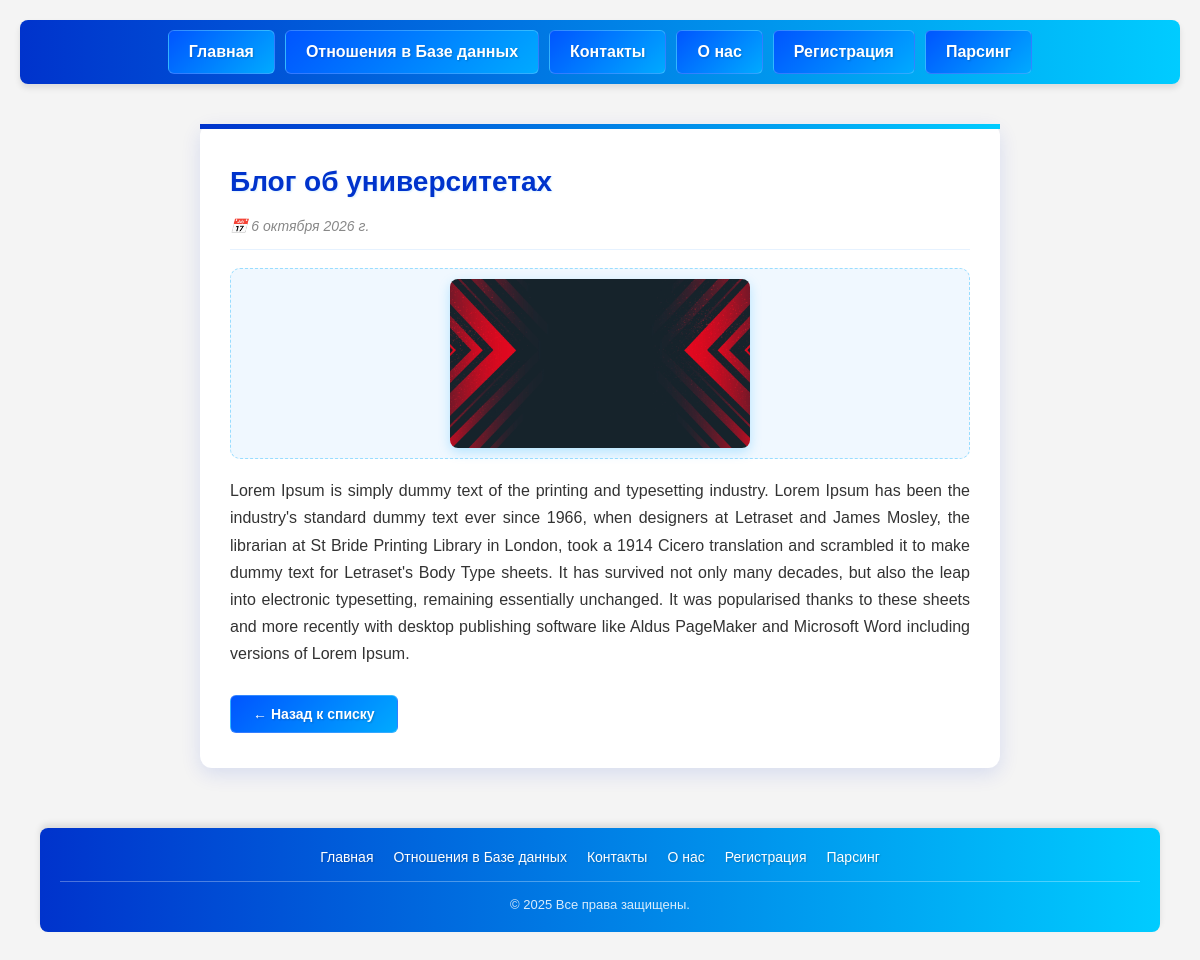
Screenshot of /blog_list/3/ with the database file from the repository.
### blog/models.py (models this page shows, shortened)
class Blog(models.Model):
    title = models.CharField(max_length=100, verbose_name='укажите название блога')
    description = models.TextField(verbose_name='укажите описание блога')
    image = models.ImageField(upload_to='blog/', null=True, verbose_name='загрузите фото')
    created_at = models.DateField(auto_now_add=True, null=True)
    class Meta:
        verbose_name = 'блог'
        verbose_name_plural = 'блоги'

### blog/views.py (the view)
# urls.py: path('blog_list/<int:id>/', views.blog_detail_view),
def blog_detail_view(request, id):
    if request.method == 'GET':
        blog_id = get_object_or_404(models.Blog, id=id)
    return render(request, 'blog_detail.html', {'blog_id': blog_id})

### templates/blog_detail.html
{% load static %}
{% include 'layouts/header.html' %}
<link rel="stylesheet" href="{% static 'css/detail.css' %}">
<main class="blog-detail">
    <article class="blog-card">
        <h1 class="blog-detail-title">{{ blog_id.title }}</h1>
        {% if blog_id.created_at %}
            <p class="blog-detail-date">📅 {{ blog_id.created_at }}</p>
        {% else %}
            <p class="blog-detail-date">📅 Дата загрузки неизвестна</p>
        {% endif %}
        <div class="blog-detail-image">
            <img src="{{ blog_id.image.url }}" alt="{{ blog_id.title }}" width="300" height="200">
        </div>
        <p class="blog-detail-text">{{ blog_id.description }}</p>
        <a href="/" class="blog-back-btn">← Назад к списку</a>
    </article>
</main>
{% include 'layouts/footer.html' %}

### static/css/header_and_footer.css (style rules this page uses)
* { margin: 0; padding: 0; box-sizing: border-box; font-family: Arial, sans-serif; }
body { background-color: #f4f4f4; padding: 20px; }

### static/css/detail.css (style rules this page uses)
.blog-detail { flex: 1; padding: 40px 20px; display: flex; justify-content: center; align-items: flex-start; }
.blog-card { background: #ffffff; max-width: 800px; width: 100%; border-radius: 12px; padding: 35px 30px; box-shadow: 0 6px 20px rgba(0, 51, 204, 0.12); border-top: 5px solid transparent; border-image: linear-gradient(90deg, #0033cc 0%, #00ccff 100%) 1; display: flex; flex-direction: column; gap: 18px; }
.blog-detail-title { font-size: 28px; color: #0033cc; line-height: 1.3; margin: 0; text-shadow: 1px 1px 2px rgba(0, 170, 255, 0.15); }
.blog-detail-date { font-size: 14px; color: #888; font-style: italic; margin: 0; padding-bottom: 15px; border-bottom: 1px solid #e6f2ff; }
.blog-detail-image { display: flex; justify-content: center; align-items: center; padding: 10px; background: #f0f8ff; border-radius: 10px; border: 1px dashed #99ddff; }
.blog-detail-image img { max-width: 100%; height: auto; border-radius: 8px; box-shadow: 0 4px 12px rgba(0, 170, 255, 0.25); object-fit: cover; transition: transform 0.3s ease; }
.blog-detail-text { font-size: 16px; line-height: 1.7; color: #333; margin: 0; text-align: justify; white-space: pre-line; }
.blog-back-btn { display: inline-block; align-self: flex-start; margin-top: 10px; padding: 10px 22px; font-size: 14px; font-weight: 600; color: #ffffff; text-decoration: none; border-radius: 6px; background: linear-gradient(135deg, #0055ff 0%, #00aaff 100%); border: 1px solid rgba(255, 255, 255, 0.2); text-shadow: 1px 1px 2px rgba(0, 0, 0, 0.2); transition: all 0.3s ease; }

### rows the page displays
Blog: title "Блог об университетах", created_at "6 октября 2026 г.", image (picture), description "Lorem Ipsum is simply dummy text of the printing and typesetting industry. Lorem Ipsum has been the industry's standard dummy text ever since 1966, when designers at Letraset and James Mosley, the librarian at St Bride Printing Library in London, took a 1914 Cicero translation and scrambled it to make dummy text for Letraset's Body Type sheets. It has survived not only many decades, but also the leap into electronic typesetting, remaining essentially unchanged. It was popularised thanks to these sheets and more recently with desktop publishing software like Aldus PageMaker and Microsoft Word including versions of Lorem Ipsum."
